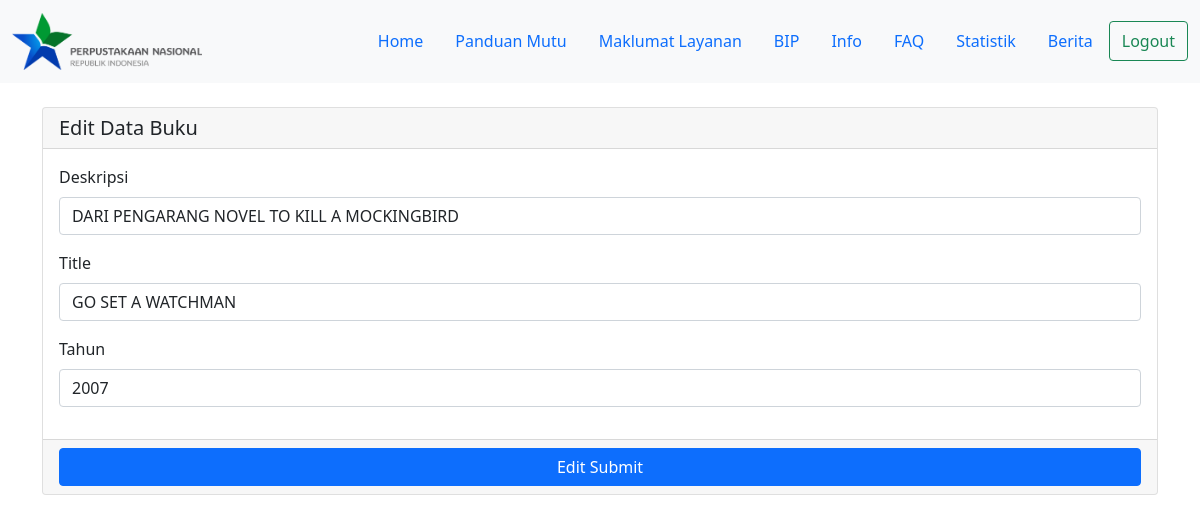
The page /edit.php?id_buku=2 on the database its author committed.
### tables this page shows
CREATE TABLE `data_buku` (
  `id_buku` int(11) NOT NULL,
  `title` varchar(100) NOT NULL,
  `deskripsi` varchar(500) NOT NULL,
  `tahun` int(20) NOT NULL
);

### edit.php (the view, shortened to what this page needs)
<?php
    include "koneksi.php";
    $id = $_GET['id_buku'];
    $hasil = mysqli_query($koneksi, "SELECT * FROM data_buku WHERE id_buku='$id'");
    while($row = mysqli_fetch_array($hasil)){
?>
<!DOCTYPE html>
<html lang="en">
<head>
    <link rel="stylesheet" href="css/bootstrap.min.css">
</head>
<body>
<nav class="navbar navbar-expand-lg navbar-light bg-light">
  <div class="container-fluid">
    <a class="navbar-brand" href="beranda.php"><img src="img/L.png" class="img-fluid" width="190px" height="auto" margin="auto"></a>
    <div class="nav justify-content-end" id="navbarNav">
    <ul class="nav justify-content-end">
        <li class="nav-item">
          <a class="nav-link " href="beranda.php">Home</a>
        </li>
        <li class="nav-item">
          <a class="nav-link" href="#">Panduan Mutu</a>
        </li>
        <li class="nav-item">
          <a class="nav-link" href="#">Maklumat Layanan</a>
        </li>
        <li class="nav-item">
          <a class="nav-link" href="BIP.php">BIP</a>
        </li>
        <li class="nav-item">
          <a class="nav-link" href="beranda.php#info-isbn">Info</a>
          <li class="nav-item">
          <a class="nav-link" href="#">FAQ</a>
        </li>
        <li class="nav-item">
          <a class="nav-link" href="#">Statistik</a>
        </li>
        <li class="nav-item">
          <a class="nav-link" href="#">Berita</a>
        </li>
        </li>
      </ul>
                <form class="d-flex" action="logout.php">
                    <button class="btn btn-outline-success" type="submit">Logout</button>
                </form>
            </div>
        </div>
    </nav>
    <div class="container">
        <div class="card mt-4">
            <h5 class="card-header">Edit Data Buku</h5>
            <div class="card-body">
            <form action="update.php" method="post">
                <div class="mb-3">
                    <label for="formGroupExampleInput" class="form-label">Deskripsi</label>
                    <input type="text" name="deskripsi" class="form-control" id="formGroupExampleInput" value="<?php echo $row['deskripsi']; ?>" >
                </div>
                <div class="mb-3">
                    <label for="formGroupExampleInput2" class="form-label">Title</label>
                    <input type="text" name="title" class="form-control" id="formGroupExampleInput2" value="<?php echo $row['title']; ?>" >
                </div>
                <div class="mb-3">
                    <label for="formGroupExampleInput2" class="form-label">Tahun</label>
                    <input type="text" name="tahun" class="form-control" id="formGroupExampleInput2" value="<?php echo $row['tahun']; ?>" >
                </div>
            </div>
                <div class="card-footer text-center d-grid gap-2">
                    <button type="submit" class="btn btn-primary">Edit Submit</button>
                </div>
        </div>
    </div>
    <?php } ?>
</body>
</html>

### rows shown on the page
data_buku: deskripsi "DARI PENGARANG NOVEL TO KILL A MOCKINGBIRD", title "GO SET A WATCHMAN", tahun "2007"
